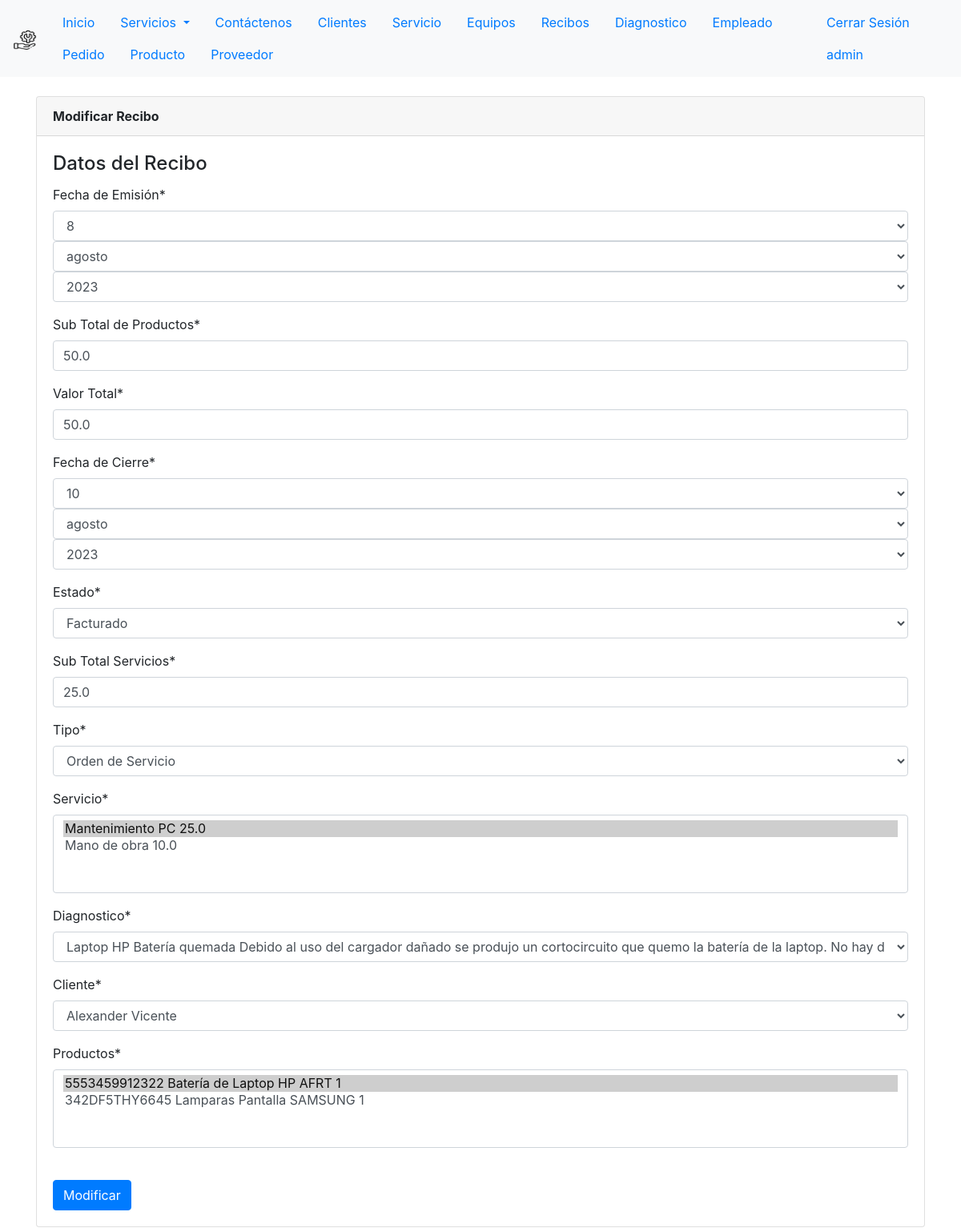
The page /Recibo/modificar/1/ (signed in) on the database its author committed.
### ServicioTecnico/models.py (models this page shows, shortened)
class Recibo(models.Model):
    id = models.AutoField(primary_key = True)
    fechaEmision = models.DateField(verbose_name = 'Fecha de Emisión')
    subTotalProductos = models.FloatField(verbose_name = 'Sub Total de Productos')
    valorTotal = models.FloatField(verbose_name = 'Valor Total')
    fechaCierre = models.DateField(verbose_name = 'Fecha de Cierre')
    estado = models.IntegerField(choices=opciones_estadoRecibo, verbose_name = 'Estado')
    subTotalServicios = models.FloatField(verbose_name = 'Sub Total Servicios')
    tipo = models.IntegerField(choices=opciones_tipo, verbose_name = 'Tipo')
    servicio = models.ManyToManyField(Servicio)
    diagnostico = models.OneToOneField(Diagnostico, on_delete=models.CASCADE)
    cliente = models.ForeignKey(Cliente, on_delete=models.CASCADE)
    productos = models.ManyToManyField(Producto)

### ServicioTecnico/views.py (the view, shortened to what this page needs)
# urls.py: path('Recibo/modificar/<id>/', modificarRecibo, name="modificarRecibo"),
@permission_required('ServicioTecnico.change_recibo')
def modificarRecibo(request, id):
    recibo = get_object_or_404(Recibo, id = id)
    data = {
        'form': ReciboForm(instance = recibo)
    }
    return render(request, 'Recibo/modificarRecibo.html', data)

### ServicioTecnico/forms.py
class ReciboForm(forms.ModelForm):
    class Meta:
        model = Recibo
        fields = '__all__'
        widgets = {
            "fechaEmision": forms.SelectDateWidget(),
            "fechaCierre": forms.SelectDateWidget(),
        }

### ServicioTecnico/models.py (called while the page is built)
    def nombre_completo(self):
        return "{} {}".format(self.nombres, self.apellidos)

    def __str__(self):
        return self.nombre_completo()

    def nombre(self):
        return "{} {}".format(self.descripcion, self.marca)

    def __str__(self):
        return self.nombre()

    def nombre_servicio(self):
        return "{} {}".format(self.nombre, self.valor)

    def __str__(self):
        return self.nombre_servicio()

    def nombre_diagnostico(self):
        return "{} {} {}".format(self.equipo, self.defecto, self.descripcion)

    def __str__(self):
        return self.nombre_diagnostico()

    def nombre_producto(self):
        return "{} {} {} {}".format(self.nroSerie, self.nombre, self.marca, self.tipo)

    def __str__(self):
        return self.nombre_producto()

### templates/Recibo/modificarRecibo.html (shortened to what this page needs)
{% extends "base1.html" %}
{% load crispy_forms_tags %}
{% block body %}
<!Doctype html>
<html lang="en">
<head>
<body>
<div class="container py-4">
    <div class="card">
        <div class="card-header">
            <b>Modificar Recibo</b>
        </div>
        <div class="card-body">
            <h4 class="card-title">Datos del Recibo</h4>
            <form action="" class="formulario_cliente" method="POST">
                {{ form | crispy}}
                <br>
                <button type="submit" id="btnRegistrar" class="btn btn-primary">Modificar</button>
            </form>
    </div>
</div>
</body>
</html>
{% endblock %}

### templates/base1.html (shortened to what this page needs)
<!DOCTYPE html>
<html lang="en">
<head>
    {% load static %}
    <link type='text/css' href='{% static "css/style.css" %}' rel='stylesheet'/>
    <link rel="stylesheet" href="https://cdn.jsdelivr.net/npm/bootstrap@4.4.1/dist/css/bootstrap.min.css">
    <link rel="stylesheet" href="https://stackpath.bootstrapcdn.com/font-awesome/4.7.0/css/font-awesome.min.css">
</head>
<body>
    <nav class="navbar navbar-expand-sm navbar-light bg-light">
        <a class="navbar-brand" href="/">
            <img src="{% static 'images/soporte-tecnico.png' %}" alt="" width="30" height="24">
        </a>
        <div class="nav justify-content-start collapse navbar-collapse" id="navbarText">
            <ul class="nav nav-pills">
                <li class="nav-item">
                    <a class="nav-link" href="/">Inicio</a>
                </li>
                <li class="nav-item dropdown">
                    <a class="nav-link dropdown-toggle btn-block" href="" role="button" data-bs-toggle="dropdown" aria-expanded="false">
                    Servicios
                    </a>
                </li>
                <li class="nav-item">
                    <a class="nav-link" href="/contactenos/">Contáctenos</a>
                </li>
                {% if perms.ServicioTecnico.view_cliente %}
                <li class="nav-item">
                    <a class="nav-link" href="/Cliente">Clientes</a>
                </li>
                {% endif %}
                {% if perms.ServicioTecnico.view_servicio %}
                <li class="nav-item">
                    <a class="nav-link" href="/Servicio">Servicio</a>
                </li>
                {% endif %}
                {% if perms.ServicioTecnico.view_equipo %}
                <li class="nav-item">
                    {% if user.id == 1 or user.username == 'vendedor' or user.username == 'tecnico' %}
                        <a class="nav-link" href="{% url 'listarEquiposCliente' user.id %}">Equipos</a>
                    {% endif %}
                </li>
                {% endif %}
                {% if perms.ServicioTecnico.view_recibo %}
                <li class="nav-item">
                    <a class="nav-link" href="/Recibo">Recibos</a>
                </li>
                {% endif %}
                {% if perms.ServicioTecnico.view_diagnostico %}
                <li class="nav-item">
                    <a class="nav-link" href="/Diagnostico">Diagnostico</a>
                </li>
                {% endif %}
                {% if perms.ServicioTecnico.view_empleado %}
                <li class="nav-item">
                    <a class="nav-link" href="/Empleado">Empleado</a>
                </li>
                {% endif %}
                {% if perms.ServicioTecnico.view_pedido %}
                <li class="nav-item">
                    <a class="nav-link" href="/Pedido">Pedido</a>
                </li>
                {% endif %}
                {% if perms.ServicioTecnico.view_producto %}
                <li class="nav-item">
                    <a class="nav-link" href="/Producto">Producto</a>
                </li>
                {% endif %}
                {% if perms.ServicioTecnico.view_proveedor %}
                <li class="nav-item">
                    <a class="nav-link" href="/Proveedor">Proveedor</a>
                </li>
                {% endif %}
            </ul>
        </div>
        <div class="justify-content-end collapse navbar-collapse" id="navbarText">
            <ul class="nav ">
                {% if request.user.is_authenticated %}
                    <li class="nav-item">
                        <a class="nav-link" href="{% url 'logout' %}">Cerrar Sesión</a>
                    </li>
                    <li class="nav-item">
                        <a class="nav-link" href="#">{{ user.username }}</a>
                    </li>
                {% endif %}
            </ul>
        </div>
    </nav>
    {% block body %}
    {% endblock %}
</body>
</html>

### static/css/style.css (style rules this page uses)
body { font-family: 'Roboto', sans-serif; margin: 0; }
:root { --primary: #c0d4f1; --white: #FFFFFF; --greyLight-1: #E4EBF5; --greyLight-2: #c8d0e7; --greyDark: #9baacf; }

### rows shown on the page
Recibo: subTotalProductos "50.0", valorTotal "50.0", estado "Facturado", subTotalServicios "25.0", tipo "Orden de Servicio", diagnostico "Laptop HP Batería quemada Debido al uso del cargador dañado se produjo un cortocircuito que quemo la batería de la laptop. No hay daños además del cargador la batería.", cliente "Alexander Vicente"

### other values the page prints
{{ user.username }} "admin"
